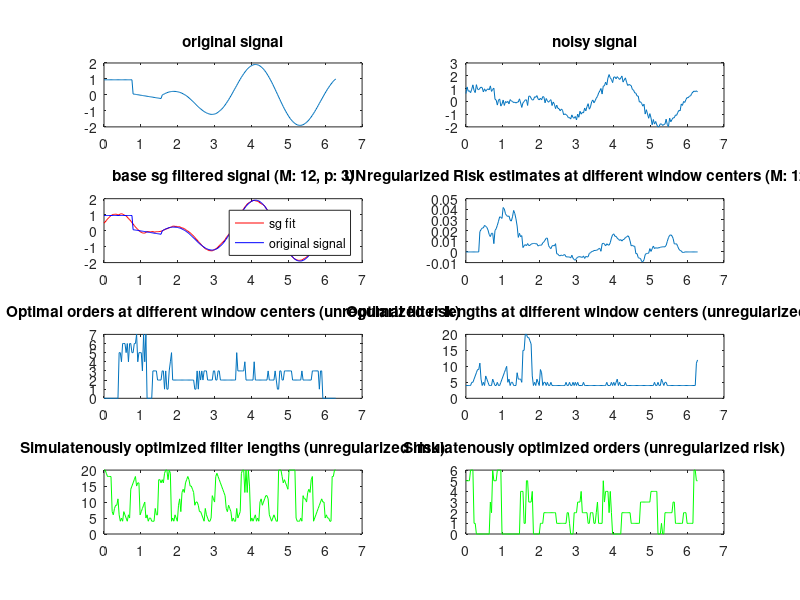
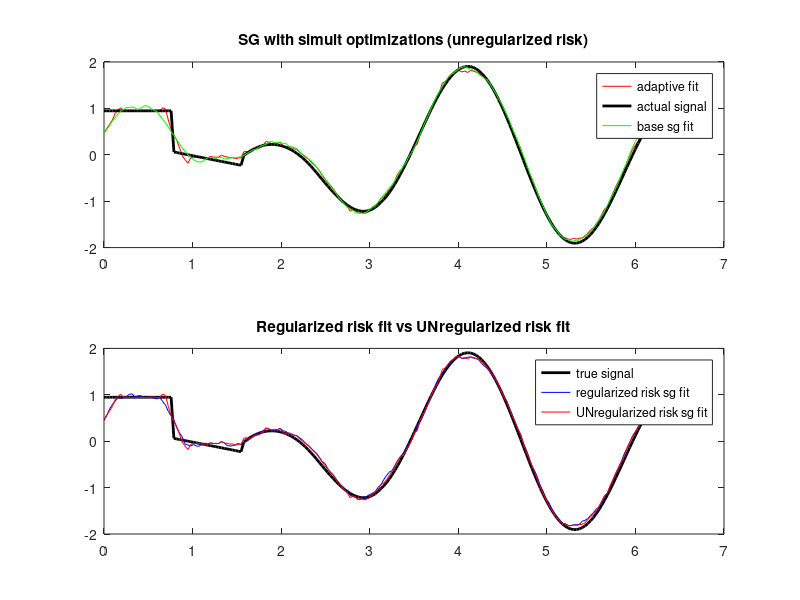

Recreate these plots in MATLAB, in order.
%% clear
clear all;

%% paper's algo's implementation

% A and H come from least squares regression
% this is formula 15 from the paper
% GUE-MSE (general unbiased estimate of mean squared error)
% !!!! n0 has to be the center of the window
function R = UNregularized_risk_estimate(M, n0, A, H, signal, sigma)
    % fprintf("dims A: %dx%d ", size(A,1), size(A,2));
    % fprintf("dims H: %dx%d ", size(H,1), size(H,2));
    % fprintf("dims signal: %dx%d\n", size(signal,1), size(signal,2));

    sigma_sq = sigma * sigma;
    wind_size = 2*M + 1;
    % fprintf("n0: %d, M: %d\n", n0, M);
    x = signal(n0-M:n0+M)'; % signal window transposed

    term1 = norm(A * H * x)^2;
    term2 = -2 * x' * H' * A' * x;
    term3 = 2 * sigma_sq * sum( diag(H' * A') );
    term4 = norm(x)^2;

    R = (1/wind_size) * (term1 + term2 + term3 + term4) - sigma_sq;
end

function R = regularized_risk_estimate(M, n0, A, H, signal, sigma)
    R_base = UNregularizedrisk_estimate(M, n0, A, H, signal, sigma);
    R = R_base + risk_regularizer(M, A, H, sigma);
end

function L = risk_regularizer(M, A, H, sigma)
    lambda = 12 * sigma.^2;
    L = (lambda / (2 * M + 1) ) * sum( diag( (A * H).^2 ) );
end

function R = estimate_risk(type, M, n0, A, H, signal, sigma)

    switch type
        case 'regular'
        case 'REGULAR'
        case 'regularized'
            R = risk_regularizer(M, A, H, sigma);
        otherwise
            R = 0;
    end
    R = R + UNregularized_risk_estimate(M, n0, A, H, signal, sigma);
end

function [R_min, p_opt] = select_opt_order(M, n0, signal, sigma, p_min, p_max, regularized)
    % todo: use the arguments or whatever thing matlab has for param
    % checking
    assert(2*M > p_max); % require
    assert(p_max > p_min);

    Rs = zeros(1, p_max - p_min + 1);
    % disp(Rs)
    % p = p_min;

    for p = p_min : p_max
        % disp(p);
        [A, H] = construct_least_sq_matrices(M, p);
        % TODO: SHOULD WE NOT BE PADDING THE SIGNAL BELOW???!!!
        switch regularized
            case 'regular'
            case 'REGULAR'
            case 'regularized'
                Rs(p - p_min + 1) = estimate_risk('regular', M, n0, A, H, signal, sigma);
            otherwise
                Rs(p - p_min + 1) = estimate_risk('NONE', M, n0, A, H, signal, sigma);
        end % switch
        % disp(Rs);
    end

    [R_min, p_opt] = min(Rs); % p_opt is assigned the index of the min. R val's order, it is not necessarily the min order
    p_opt = p_opt + p_min - 1; % must add p_min to get the correct order, -1 since arrays start at index 1 in matlab
end

function [R_min, M_opt] = select_opt_filt_len(p, n0, signal, sigma, M_min, M_max, regularized)

    assert(2*M_min > p);
    assert(M_max > M_min);
    
    Rs = zeros(1, M_max - M_min + 1);
    
    for m = M_min : M_max
        [A, H] = construct_least_sq_matrices(m, p);
        % we pad the signal so that we can calculate the filter lengths at
        % the beginning and the end
        % we need to pass n0+m since we padded the signal
        switch regularized
            case 'regular'
            case 'REGULAR'
            case 'regularized'
                Rs(m - M_min + 1) = estimate_risk('regular', m, n0+m, A, H, [zeros(1, m), signal, zeros(1, m)], sigma);
            otherwise
                Rs(m - M_min + 1) = estimate_risk('NONE', m, n0+m, A, H, [zeros(1, m), signal, zeros(1, m)], sigma);
        end % switch
    end

    [R_min, M_opt] = min(Rs); % M_opt is assigned the index where we ge tthe min R val. We need to add M_min to get the real
    % disp(Rs);
    % fprintf("M_opt: %d\n", M_opt);
    M_opt = M_opt + M_min - 1;
end

% this is the G-FL-O algo
function [R_min, p_opt, M_opt] = simult_optim(n0, signal, sigma, p_min, p_max, M_min, M_max, regularized)

    assert(2*M_min > p_max);
    assert(M_max > M_min);
    assert(p_max > p_min);
    
    Rs = zeros(p_max - p_min + 1, M_max - M_min +1);

    for p = p_min : p_max
        for m = M_min : M_max

            [A, H] = construct_least_sq_matrices(m, p);
            switch regularized
                case 'regular'
                case 'REGULAR'
                case 'regularized'
                    Rs(p - p_min + 1, m - M_min + 1) = estimate_risk('regular', m, n0+m, A, H, [zeros(1,m), signal, zeros(1,m)], sigma);
                otherwise
                    Rs(p - p_min + 1, m - M_min + 1) = estimate_risk('NONE', m, n0+m, A, H, [zeros(1,m), signal, zeros(1,m)], sigma);
            end
            % fprintf("p: %d, m: %d, R: %d\n", p, m, Rs(p - p_min + 1, m - M_min + 1));
        end % for: M
    end % for: p

    [R_min, min_flat_idx] = min( Rs(:) ); % this get shte flattened vector's index
    [p_opt, M_opt] = ind2sub(size(Rs), min_flat_idx); % we convert it to matrix index
    p_opt = p_opt + p_min -1;
    M_opt = M_opt + M_min -1;
end

%% defs

% base savitzky golay implementation
% from https://www.mathworks.com/matlabcentral/answers/335433-how-to-implement-savitzky-golay-filter-without-using-inbuilt-functions
function [A, H, y] = base_sg(signal, M, p)
% refer IEEE paper of Robert Schafer 'What is Savitzky Golay Filter?' for better understanding.
    len = length(signal);
    xn = [zeros(1, M), signal, zeros(1, M)];
    y = zeros(1, len);
    
    [A, H] = construct_least_sq_matrices(M, p);
    
    for i = 1:len
        in = xn(1, i : M+M+i);
        in = in(:);
        y(1,i) = H(1,:) * in; % convolution of the sgfilter's impulse response with the signal values in each window
        % we only need the first row of H -> check page 4 on the article
        % (right column)
        % H(1,:) is the flipped/time-reversed impulse response of the SG filter
    end

end

% applies at a single point only
% must pass the padded signal
function y = apply_sg(n0, extended_signal, H, M)

    window = extended_signal(n0-M : n0+M);
    window = window(:);
    y = H(1,:) * window;
end

% A and H calculation part of 
% from https://www.mathworks.com/matlabcentral/answers/335433-how-to-implement-savitzky-golay-filter-without-using-inbuilt-functions
function [A, H] = construct_least_sq_matrices(M, p)
    d = [-M : M]';
    l = length(d);
    A = zeros(l,p+1); % 2M + 1 many rows, p+1 many cols
    A(:,1) = 1;
    for i = 1:p
        A(:,i+1) = d(:,1).^i;
    end
    % disp(A)
    % disp(size(A))
    
    H = pinv(A' * A) * A';
    % disp(size(H))
end

% noise is quoted in terms of both snr and sigma (std dev) in the article
function sigma = sigma_from_snr(signal, snr_db)
    signal_power = mean(signal(:).^2);
    snr_linear = 10^(snr_db / 10);
    noise_power = signal_power / snr_linear;
    sigma = sqrt(noise_power);
end

%% test generation
N = 200;
t = linspace(0, 2*pi, N);

true_signal = zeros(1,N);

fprintf("Poly orders:\n");
% poly_orders = [0,7,1,6,2,5,3,4] % abrupt changes case
poly_orders = [0,1,2,3,4,5,6,7] % gradual changes case
% poly_orders = [3]
segment_length = N / length(poly_orders);

for i = 1:length(poly_orders)
    start_idx = round((i-1) * segment_length) + 1;
    end_idx = round(i * segment_length);
    t_segment = t(start_idx:end_idx);
    true_signal(start_idx:end_idx) = polyval(polyfit(t_segment, sin(2*t_segment) + cos(3*t_segment), poly_orders(i)), t_segment);
end

function [noise, sigma] = gen_gauss_noise(true_signal, snr)
    signal_power = mean(true_signal.^2);
    noise_power = signal_power / (10^(snr/10));
    noise = sqrt(noise_power) * randn(size(true_signal));
    % sigma = std(noise);
    sigma = sqrt(noise_power); % more optimal
end

function [noise, sigma] = gen_lapl_noise(true_signal, snr)
    signal_power = mean(true_signal.^2);
    
    noise_power = signal_power / (10^(snr/10));
    
    sigma = sqrt(noise_power);
    
    % For Laplacian distribution, std = b*sqrt(2) 
    % where b is the scale parameter
    laplacian_scale = sigma / sqrt(2);
    
    u1 = rand(size(true_signal));
    u2 = rand(size(true_signal));
    noise = laplacian_scale * (log(u1) - log(u2));
end

function [noise, sigma] = gen_unif_noise(true_signal, snr)
    signal_power = mean(true_signal.^2);
    
    noise_power = signal_power / (10^(snr/10));
    
    sigma = sqrt(noise_power);
    
    % For uniform distribution in range [-a,a], std = a/sqrt(3)
    % So a = std*sqrt(3)
    uniform_range = sigma * sqrt(3);
    
    noise = (2*rand(size(true_signal)) - 1) * uniform_range;
end

function [noise, sigma] = gen_noise(type, true_signal, snr)

    switch type
        case 'gs'
            [noise, sigma] = gen_gauss_noise(true_signal, snr);
        case 'lp'
            [noise, sigma] = gen_lapl_noise(true_signal, snr);
        case 'un'
            [noise, sigma] = gen_unif_noise(true_signal, snr);
        otherwise
            assert(0); % fail
    end % switch

end

snr = 15; % db
noise_type = 'gs';
% noise = sigma * randn(size(true_signal));
% [gauss_noise, sigma] = gen_gauss_noise(true_signal, snr);
[noise, sigma] = gen_noise(noise_type, true_signal, snr);
noisy_signal = true_signal + noise;


% OBSERVATIONS:
% regularized outperforms all in this case with uniform noise:
% [0,7,1,6,2,5,3,4] (other than that it almost always is behind
% unregularized. 
% unregularized performs best in laplacian noise'
% unregularized always is better than base sg
% under very specific conditions regularized might perform the worst.
% regularized is less sensitive to decreases in the snr (more noise per
% signal)


%% main

fprintf("Results for snr: %d, noise type: %s, num different orders in signal: %d\n", snr, noise_type, length(poly_orders));

%
% PARAMETERS:
% base sg params:
M = 12; p = 3; 
% optim params
p_min = 0; p_max = 7;
M_min = 4; M_max = 20;

%
% PLOTTING PARAMS
grid_r = 4; grid_c = 2; 


figure;
% orig signal
subplot(grid_r, grid_c, 1);
plot(t, true_signal);
title("original signal");

% nosiy signal
subplot(grid_r, grid_c, 2);
plot(t, noisy_signal);
title("noisy signal");

% sg filtered signal
subplot(grid_r, grid_c, 3);

[A, H, base_sg_res] = base_sg(noisy_signal, M, p);

plot(t, base_sg_res, 'r-');
hold on;
plot(t, true_signal, 'b-');
title(sprintf("base sg filtered signal (M: %d, p: %d)", M, p));
legend('sg fit', 'original signal');

% RISK ESTIMATES PLOT
Rs = zeros(1, length(noisy_signal));

% evaluate R at all centers of windows of size 2*M+1
for n0_i = [M+1:length(noisy_signal)-M]
    R = estimate_risk('NONE', M, n0_i, A, H, [zeros(1,M), noisy_signal, zeros(1, M)], sigma);
    Rs(n0_i) = R;
    % fprintf("Risk estimate for %d to %d: %d\n",n0-M, n0+M, R);
end

subplot(grid_r, grid_c, 4);
plot(t, Rs);
title(sprintf("UNregularized Risk estimates at different window centers (M: %d, p: %d)", M, p));

% OPTIMAL ORDER PLOT
opt_orders = zeros(1, length(noisy_signal));

for n0_i = [M+1:length(noisy_signal)-M]
    [~, order] = select_opt_order(M, n0_i, noisy_signal, sigma, p_min, p_max, 'NONE');
    opt_orders(n0_i) = order;
end

subplot(grid_r, grid_c, 5);
plot(t, opt_orders);
title("Optimal orders at different window centers (unregularized risk)");

% OPTIMAL LENGTHS PLOT

opt_lens = zeros(1, length(noisy_signal));

% we pass the actual order of the signal based on where n0 is
% this is an ideal assumption to see how the filter length selection
% performs
segment_progress = 1;
segment = 1;

% fprintf("length section\n");
for n0_i = [1:length(noisy_signal)]
    p = poly_orders(segment); % this part ensures that we fit with the correct p
    if segment_progress > segment_length
        segment = segment + 1;
        segment_progress = 1;
    end

    [~, len] = select_opt_filt_len(p, n0_i, noisy_signal, sigma, M_min, M_max, 'NONE');
    opt_lens(n0_i) = len;
end

subplot(grid_r, grid_c, 6);
plot(t, opt_lens);
title("Optimal filter lengths at different window centers (unregularized risk)");

% SIMULTANEOUS OPTIMIZATION PLOT
sim_opt_lens = zeros(1, length(noisy_signal));
sim_opt_ords = zeros(1, length(noisy_signal));

for n0_i = [1:length(noisy_signal)]
    [~, p, m] = simult_optim(n0_i, noisy_signal, sigma, p_min, p_max, M_min, M_max, 'NONE');
    sim_opt_ords(n0_i) = p;
    sim_opt_lens(n0_i) = m;
    % fprintf("p: %d, m: %d\n", p, m);
end % for: n0

subplot(grid_r, grid_c, 7);
plot(t, sim_opt_lens, "g");
title("Simulatenously optimized filter lengths (unregularized risk)");

subplot(grid_r, grid_c, 8);
plot(t, sim_opt_ords, "g");
title("Simulatenously optimized orders (unregularized risk)");


% SG WITH SIMULT OPTIM - Unregularized

% todo: calculate A and H only once and pass them to the simult optim
% result
figure;
grid_r = 2; grid_c = 1;

filtered_signal = zeros(1, length(noisy_signal));

for n0 = [1:length(noisy_signal)]
    [~, p, m] = simult_optim(n0, noisy_signal, sigma, p_min, p_max, M_min, M_max, 'NONE');
    [~, H] = construct_least_sq_matrices(m, p);
    filtered_signal(n0) = apply_sg(n0+m, [zeros(1,m), noisy_signal, zeros(1,m)], H, m);
end

function err = mse(true_signal, signal)
    err = sum((true_signal - signal).^2) / (length(signal));
end

subplot(grid_r, grid_c, 1);
plot(t, filtered_signal, "r-");
hold on;
title("SG with simult optimizations (unregularized risk)");
% plot(t, noisy_signal, "cyan");
plot(t, true_signal, "black", "LineWidth", 2);
plot(t, base_sg_res, "green");
legend('adaptive fit', 'actual signal', 'base sg fit');

fprintf("MSE between filtered results and the TRUE signal:\n");
mse_filtered = mse(true_signal, filtered_signal);
fprintf("\tMSE of filtered signal (unregularized): %f\n", mse_filtered); % we see actual improvement here, nice : )

mse_base_sg = mse(true_signal, base_sg_res);
fprintf("\tMSE of base sg filtered signal: %f\n", mse_base_sg);

% SG WITH SIMULT OPTIM - REGULARIZED
filtered_signal_regular = zeros(1, length(noisy_signal));

for n0 = [1:length(noisy_signal)]
    [~, p, m] = simult_optim(n0, noisy_signal, sigma, p_min, p_max, M_min, M_max, 'regular');
    [~, H] = construct_least_sq_matrices(m, p);
    filtered_signal_regular(n0) = apply_sg(n0+m, [zeros(1,m), noisy_signal, zeros(1,m)], H, m);
end

subplot(grid_r, grid_c, 2);
plot(t, true_signal, "black", "LineWidth", 2);
hold on;
plot(t, filtered_signal_regular, "blue");
plot(t, filtered_signal, "red");
legend("true signal", "regularized risk sg fit", "UNregularized risk sg fit");
title("Regularized risk fit vs UNregularized risk fit");

fprintf("\tMSE of regularized risk estimate filtered signal: %f\n", mse(true_signal, filtered_signal_regular));

% TODO:
% copy the cases over from the article and try to reproduce the results
% re-organize the plots
% visualize the boundaries between different orders of polynomials on the
% plots
% collect all mse's for all cases and visualize them, draw conclusions
% functions for the defined cases (G-O-R G-FL-O-R etc.)
% report the results